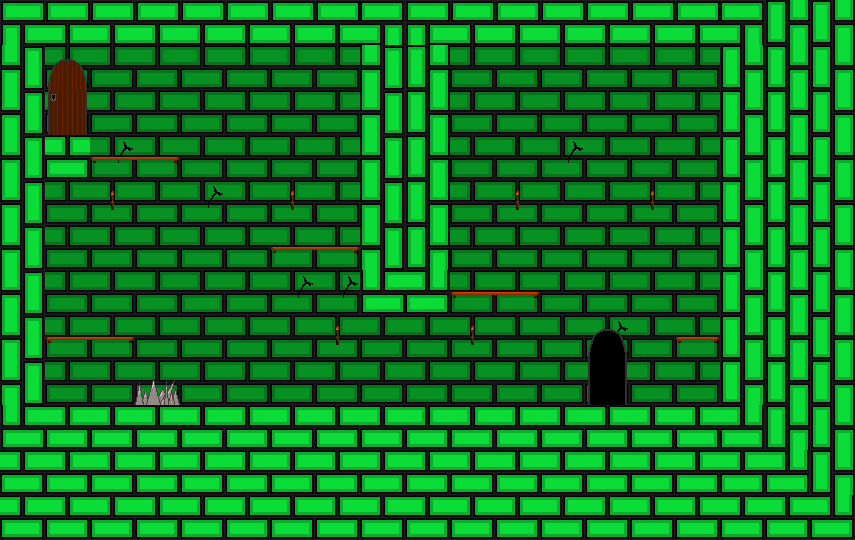

A 2D game scene composited from a Tiled map and its tileset images. What follows is a short description and the map's XML, with every tile layer's data as written:
An orthogonal 19x12 tile map with 45x45 px tiles, 2 tile layers (Calque de Tuiles 1, Calque de Tuiles 2), 3 tilesets.

<map version="1.5" tiledversion="1.7.2" orientation="orthogonal" renderorder="right-down" width="19" height="12" tilewidth="45" tileheight="45" infinite="0" nextlayerid="4" nextobjectid="6">
 <tileset firstgid="1" name="sol" tilewidth="45" tileheight="45" tilecount="42" columns="6">
  <image source="briques sol.png" width="270" height="315" />
 </tileset>
 <tileset firstgid="43" name="mur" tilewidth="45" tileheight="45" tilecount="16" columns="4">
  <image source="briques_fond.png" width="180" height="180" />
 </tileset>
 <tileset firstgid="59" name="objets" tilewidth="45" tileheight="45" tilecount="16" columns="4">
  <image source="decor.png" width="180" height="180" />
 </tileset>
 <layer id="1" name="Calque de Tuiles 1" width="19" height="12">
  <data encoding="csv">
31,27,27,27,27,27,27,27,2147483679,31,27,27,27,27,27,27,2147483679,28,28,
26,52,52,52,52,52,52,52,26,28,52,52,52,52,52,52,28,28,28,
26,52,52,52,52,52,52,52,26,28,52,52,52,52,52,52,28,28,28,
26,25,53,52,52,52,52,52,26,28,52,52,53,52,52,52,28,28,28,
26,52,54,52,53,52,54,52,26,28,52,54,52,52,54,52,28,28,28,
26,52,52,52,52,52,52,52,26,28,52,52,52,52,52,52,28,28,28,
26,52,52,52,52,52,53,53,2147483677,29,52,52,52,52,52,52,28,28,28,
26,52,52,52,52,52,52,54,52,52,54,52,52,53,52,52,28,28,28,
26,52,52,52,52,52,52,52,52,52,52,52,52,52,52,52,28,28,28,
2147483677,25,25,25,25,25,25,25,25,25,25,25,25,25,25,25,29,28,28,
25,25,25,25,25,25,25,25,25,25,25,25,25,25,25,25,25,29,28,
25,25,25,25,25,25,25,25,25,25,25,25,25,25,25,25,25,25,29
</data>
 </layer>
 <layer id="3" name="Calque de Tuiles 2" width="19" height="12">
  <data encoding="csv">
0,0,0,0,0,0,0,0,0,0,0,0,0,0,0,0,0,0,0,
0,67,0,0,0,0,0,0,0,0,0,0,0,0,0,0,0,0,0,
0,68,0,0,0,0,0,0,0,0,0,0,0,0,0,0,0,0,0,
0,0,60,61,0,0,0,0,0,0,0,0,0,0,0,0,0,0,0,
0,0,0,0,0,0,0,0,0,0,0,0,0,0,0,0,0,0,0,
0,0,0,0,0,0,60,61,0,0,0,0,0,0,0,0,0,0,0,
0,0,0,0,0,0,0,0,0,0,60,61,0,0,0,0,0,0,0,
0,60,61,0,0,0,0,0,0,0,0,0,0,65,0,59,0,0,0,
0,0,0,72,0,0,0,0,0,0,0,0,0,66,0,0,0,0,0,
0,0,0,0,0,0,0,0,0,0,0,0,0,0,0,0,0,0,0,
0,0,0,0,0,0,0,0,0,0,0,0,0,0,0,0,0,0,0,
0,0,0,0,0,0,0,0,0,0,0,0,0,0,0,0,0,0,0
</data>
 </layer>
</map>
